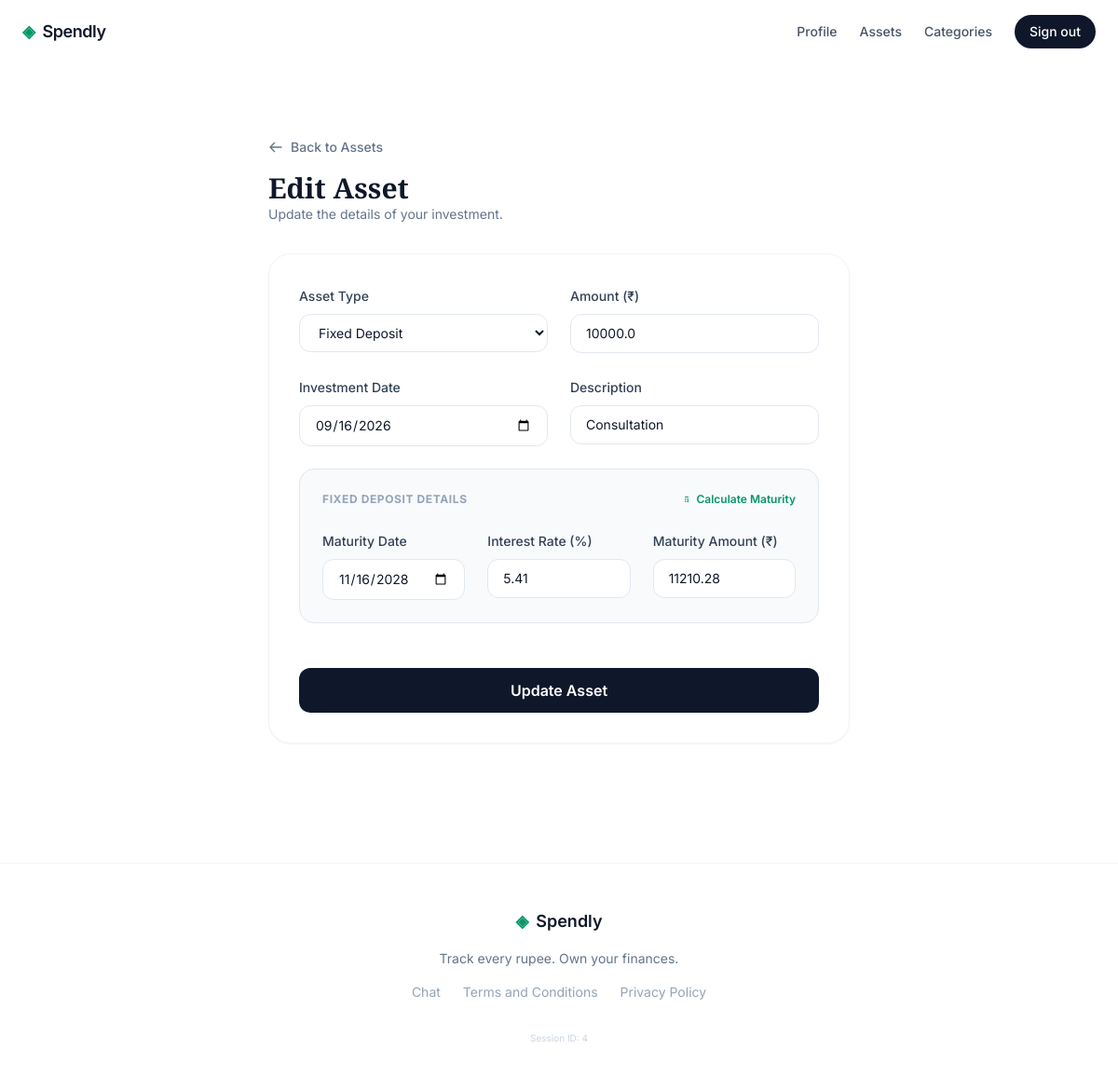
Page /assets/2/edit (signed in) on the committed database.
### tables this page shows
CREATE TABLE assets (
                id INTEGER PRIMARY KEY AUTOINCREMENT,
                user_id INTEGER NOT NULL,
                type TEXT NOT NULL,
                amount REAL NOT NULL,
                date TEXT NOT NULL,
                maturity_date TEXT,
                interest_rate REAL,
                maturity_amount REAL,
                description TEXT,
                created_at TEXT DEFAULT (datetime('now')),
                FOREIGN KEY (user_id) REFERENCES users (id)
            );

### app.py (the view, shortened to what this page needs)
@app.route("/assets/<int:id>/edit", methods=["GET", "POST"])
@login_required
def edit_asset(id):
    user_id = session["user_id"]
    with get_db() as db:
        asset = get_asset_by_id(db, id)
        if not asset or asset["user_id"] != user_id:
            flash("Asset not found or unauthorized.", "error")
            return redirect(url_for("assets"))
    return render_template("edit_asset.html", asset=asset)

### app.py (called while the page is built)
def login_required(f):
    @wraps(f)
    def decorated_function(*args, **kwargs):
        if "user_id" not in session:
            flash("Please sign in to access this page.", "error")
            return redirect(url_for("login"))
        return f(*args, **kwargs)
    return decorated_function

### database/db.py (called while the page is built)
def get_db():
    conn = sqlite3.connect(DATABASE)
    conn.row_factory = sqlite3.Row
    conn.execute("PRAGMA foreign_keys = ON;")
    return conn

def get_asset_by_id(db, asset_id):
    return db.execute("SELECT * FROM assets WHERE id = ?", (asset_id,)).fetchone()

### templates/edit_asset.html (shortened to what this page needs)
{% extends "base.html" %}
{% block content %}
<div class="max-w-2xl mx-auto px-6 py-12">
    <div class="mb-8">
        <a href="{{ url_for('assets') }}" class="inline-flex items-center gap-2 text-sm font-medium text-slate-500 hover:text-slate-900 transition-colors mb-4">
            <svg xmlns="http://www.w3.org/2000/svg" class="h-4 w-4" fill="none" viewBox="0 0 24 24" stroke="currentColor">
                <path stroke-linecap="round" stroke-linejoin="round" stroke-width="2" d="M10 19l-7-7m0 0l7-7m-7 7h18" />
            </svg>
            Back to Assets
        </a>
        <h1 class="text-3xl font-bold text-slate-900">Edit Asset</h1>
        <p class="text-slate-500 text-sm">Update the details of your investment.</p>
    </div>
    <div class="bg-white rounded-3xl border border-slate-100 shadow-sm p-8">
        <form action="{{ url_for('edit_asset', id=asset.id) }}" method="POST" class="space-y-6">
            <div class="grid grid-cols-1 md:grid-cols-2 gap-6">
                <div class="space-y-2">
                    <label class="text-sm font-medium text-slate-700">Asset Type</label>
                    <select name="type" id="assetType" class="w-full px-4 py-2.5 rounded-xl border border-slate-200 focus:ring-2 focus:ring-emerald-500 focus:border-emerald-500 outline-none transition-all bg-white text-sm" required>
                        <option value="Fixed Deposit" {% if asset.type == 'Fixed Deposit' %}selected{% endif %}>Fixed Deposit</option>
                    </select>
                </div>
                <div class="space-y-2">
                    <label class="text-sm font-medium text-slate-700">Amount (₹)</label>
                    <input type="number" step="0.01" name="amount" id="amount" value="{{ asset.amount }}" class="w-full px-4 py-2.5 rounded-xl border border-slate-200 focus:ring-2 focus:ring-emerald-500 focus:border-emerald-500 outline-none transition-all text-sm" required>
                </div>
                <div class="space-y-2">
                    <label class="text-sm font-medium text-slate-700">Investment Date</label>
                    <input type="date" name="date" id="date" value="{{ asset.date }}" class="w-full px-4 py-2.5 rounded-xl border border-slate-200 focus:ring-2 focus:ring-emerald-500 focus:border-emerald-500 outline-none transition-all text-sm" required>
                </div>
                <div class="space-y-2">
                    <label class="text-sm font-medium text-slate-700">Description</label>
                    <input type="text" name="description" value="{{ asset.description or '' }}" placeholder="Optional notes..." class="w-full px-4 py-2.5 rounded-xl border border-slate-200 focus:ring-2 focus:ring-emerald-500 focus:border-emerald-500 outline-none transition-all text-sm">
                </div>
            </div>
            <div id="fdFields" class="hidden p-6 bg-slate-50 rounded-2xl border border-slate-200 space-y-6">
                <div class="flex items-center justify-between">
                    <h3 class="text-xs font-bold text-slate-400 uppercase tracking-wider">Fixed Deposit Details</h3>
                    <button type="button" id="calcMaturity" class="text-xs font-semibold text-emerald-600 hover:text-emerald-700 transition-colors flex items-center gap-1">
                        <svg xmlns="http://www.w3.org/2000/svg" class="h-3 w-3" fill="none" viewBox="0 0 24 24" stroke="currentColor">
                            <path stroke-linecap="round" stroke-linejoin="round" stroke-width="2" d="M9 7h6m0 10v-3m-3 3h.01M9 17h.01M9 14h.01M12 14h.01M15 14h.01M12 11h.01M9 11h.01M15 11h.01" />
                        </svg>
                        Calculate Maturity
                    </button>
                </div>
                <div class="grid grid-cols-1 md:grid-cols-3 gap-6">
                    <div class="space-y-2">
                        <label class="text-sm font-medium text-slate-700">Maturity Date</label>
                        <input type="date" name="maturity_date" id="maturity_date" value="{{ asset.maturity_date or '' }}" class="w-full px-4 py-2.5 rounded-xl border border-slate-200 focus:ring-2 focus:ring-emerald-500 focus:border-emerald-500 outline-none transition-all text-sm">
                    </div>
                    <div class="space-y-2">
                        <label class="text-sm font-medium text-slate-700">Interest Rate (%)</label>
                        <input type="number" step="0.0001" name="interest_rate" id="interest_rate" value="{{ asset.interest_rate or '' }}" placeholder="e.g. 7.1" class="w-full px-4 py-2.5 rounded-xl border border-slate-200 focus:ring-2 focus:ring-emerald-500 focus:border-emerald-500 outline-none transition-all text-sm">
                    </div>
                    <div class="space-y-2">
                        <label class="text-sm font-medium text-slate-700">Maturity Amount (₹)</label>
                        <input type="number" step="0.01" name="maturity_amount" id="maturity_amount" value="{{ asset.maturity_amount or '' }}" placeholder="0.00" class="w-full px-4 py-2.5 rounded-xl border border-slate-200 focus:ring-2 focus:ring-emerald-500 focus:border-emerald-500 outline-none transition-all text-sm">
                    </div>
                </div>
            </div>
            <div class="pt-6">
                <button type="submit" class="w-full bg-slate-900 text-white py-3 rounded-xl font-semibold hover:bg-slate-800 transition-all shadow-sm">
                    Update Asset
                </button>
            </div>
        </form>
    </div>
</div>
{% endblock %}

### templates/base.html (style rules this page uses)
body { font-family: 'Inter', sans-serif; }
h1, h2, .serif { font-family: 'Playfair Display', serif; }

### rows in the picture
assets: type "Fixed Deposit", amount "10000.0", date "09/16/2026", description "Consultation", maturity_date "11/16/2028", interest_rate "5.41", maturity_amount "11210.28"

### other values in the picture
{{ session.get('user_id', 'None') }} "4"
